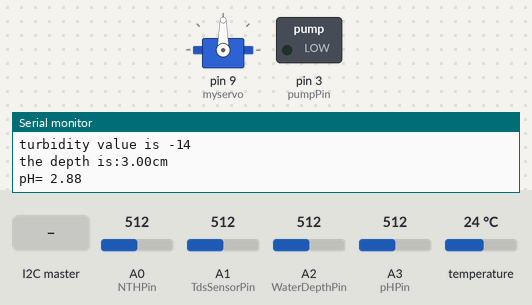
The sketch below on a simulated Arduino Uno, built with avr-gcc and run on an emulated ATmega328P. On the bench: servo, switched loads named in the sketch (green lamp = pin HIGH), the last lines printed to the serial monitor. The test bench sets the inputs (shaded band); at power-on: A0 (NTHPin) = 512, A1 (TdsSensorPin) = 512, A2 (WaterDepthPin) = 512, A3 (pHPin) = 512, temperature 24 °C.

Above: at 1.2 s.
1.3 s: the I2C master sends the byte 1
At 1.9 s:
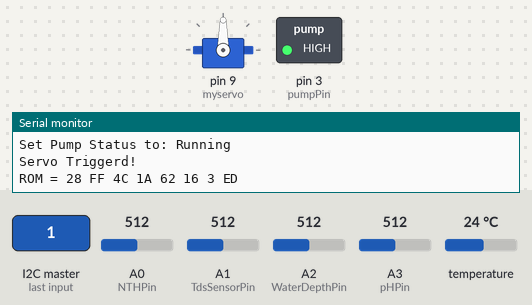
2.8 s: the I2C master sends the byte 0
At 4.0 s:
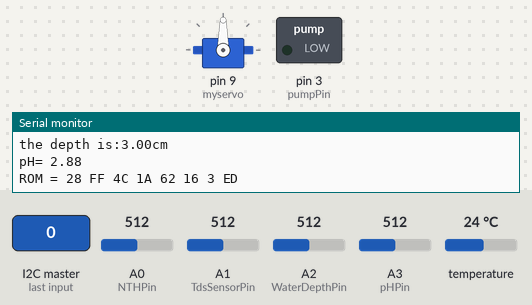
4.3 s: the I2C master sends the byte 2
At 5.3 s:
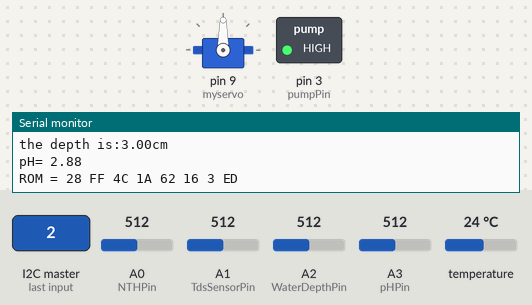
Timing chart, 0 to 7.3 s (numbered marks = the images above; inputs shaded):
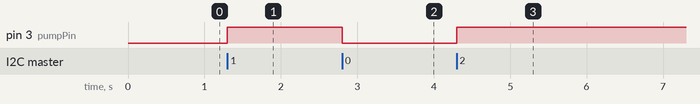

The sketch:

sensor_hub.ino
```cpp
#include <Arduino.h>
#include <OneWire.h>
#include <Wire.h>
#define TdsSensorPin A1
#define NTHPin A0
#define WaterDepthPin A2
#define pHPin A3
#define tempPin 10
#define pumpPin 3
#define VREF 5.0  // analog reference voltage(Volt) of the ADC
#define SCOUNT 30 // sum of sample point
#define PH_MAX_SAMPLES 256
OneWire ds(tempPin); // DS18B20
#include <Servo.h>

Servo myservo;

const float adc_resolution = 1024.0;
const float ph_offset = -1.5;

float pH_measuring = 0;
float TDS_measuring = 0;
int samples = 0, tds_samples = 0;

struct _aqua_data {
    float TDS_value;
    float pH_value;
    float NTH_value;
    float water_level_value;
    float water_temperature;
    bool is_pump;
} aqua_data;

void trigger_servo() {
    myservo.write(90);
    delay(200);
    myservo.write(0);
    delay(1000);
    myservo.write(90);
    delay(200);
    Serial.println("Servo Triggerd!");
}

void sent_aqua_data() {
    Wire.write((byte *)&aqua_data, (size_t)sizeof(struct _aqua_data));
}

void recv_aqua_data(int len) {
    union myUnion {
      bool data[2];
      char buffer[2];
    } mine;
    int i = 0;
    while(Wire.available())
    {
      mine.buffer[i++] = Wire.read();
    }
    aqua_data.is_pump = mine.data[0];
    Serial.print("Set Pump Status to: ");
    if (aqua_data.is_pump)
        digitalWrite(pumpPin, HIGH);
    else
        digitalWrite(pumpPin, LOW);
    Serial.println(aqua_data.is_pump ? "Running" : "Stopped");
    bool servo_triggered = mine.data[1];
    if (servo_triggered) {
        trigger_servo();
    }
}

void setup(void) {
    Serial.begin(115200);
    Wire.begin(8);
    Wire.onRequest(sent_aqua_data);
    Wire.onReceive(recv_aqua_data);
    pinMode(TdsSensorPin, INPUT);
    pinMode(NTHPin, INPUT);
    pinMode(WaterDepthPin, INPUT);
    pinMode(pHPin, INPUT);
    pinMode(pumpPin, OUTPUT);
    aqua_data.is_pump = false;
    digitalWrite(pumpPin, LOW);
    myservo.attach(9);
}

float ph(float voltage) {
    return 3.5 * voltage + ph_offset;
}

void loop(void) {
    byte i;
    byte present = 0;
    byte type_s;
    byte data[9];
    byte addr[8];
    float celsius, fahrenheit;

    if (!ds.search(addr)) {
        // Serial.println("No more addresses.");
        // Serial.println();
        ds.reset_search();
        delay(250);
        return;
    }

    Serial.print("ROM =");
    for (i = 0; i < 8; i++) {
        Serial.write(' ');
        Serial.print(addr[i], HEX);
    }

    if (OneWire::crc8(addr, 7) != addr[7]) {
        Serial.println("CRC is not valid!");
        return;
    }
    Serial.println();

    // the first ROM byte indicates which chip
    // switch (addr[0])
    // {
    //   case 0x10:
    //     Serial.println("  Chip = DS18S20");  // or old DS1820
    //     type_s = 1;
    //     break;
    //   case 0x28:
    //     Serial.println("  Chip = DS18B20");
    //     type_s = 0;
    //     break;
    //   case 0x22:
    //     Serial.println("  Chip = DS1822");
    //     type_s = 0;
    //     break;
    //   default:
    //     Serial.println("Device is not a DS18x20 family device.");
    //     return;
    // }

    ds.reset();
    ds.select(addr);
    ds.write(0x44, 1); // start conversion, with parasite power on at the end

    delay(1000); // maybe 750ms is enough, maybe not
    // we might do a ds.depower() here, but the reset will take care of it.

    present = ds.reset();
    ds.select(addr);
    ds.write(0xBE); // Read Scratchpad

    // Serial.print("  Data = ");
    // Serial.print(present, HEX);
    // Serial.print(" ");
    for (i = 0; i < 9; i++) { // we need 9 bytes
        data[i] = ds.read();
        // Serial.print(data[i], HEX);
        // Serial.print(" ");
    }
    // Serial.print(" CRC=");
    // Serial.print(OneWire::crc8(data, 8), HEX);
    // Serial.println();

    // Convert the data to actual temperature
    // because the result is a 16 bit signed integer, it should
    // be stored to an "int16_t" type, which is always 16 bits
    // even when compiled on a 32 bit processor.
    int16_t raw = (data[1] << 8) | data[0];
    if (type_s) {
        raw = raw << 3; // 9 bit resolution default
        if (data[7] == 0x10) {
            // "count remain" gives full 12 bit resolution
            raw = (raw & 0xFFF0) + 12 - data[6];
        }
    } else {
        byte cfg = (data[4] & 0x60);
        // at lower res, the low bits are undefined, so let's zero them
        if (cfg == 0x00)
            raw = raw & ~7; // 9 bit resolution, 93.75 ms
        else if (cfg == 0x20)
            raw = raw & ~3; // 10 bit res, 187.5 ms
        else if (cfg == 0x40)
            raw = raw & ~1; // 11 bit res, 375 ms
                            //// default is 12 bit resolution, 750 ms conversion time
    }
    celsius = (float)raw / 16.0;
    fahrenheit = celsius * 1.8 + 32.0;
    Serial.print("  Temperature = ");
    Serial.print(celsius);
    aqua_data.water_temperature = celsius;
    Serial.print(" Celsius, ");
    Serial.print(fahrenheit);
    Serial.println(" Fahrenheit");

    float voltage = analogRead(TdsSensorPin) * (float)VREF / 1024.0, tdsValue = 0, temperature = celsius;                                                                                           // read the analog value more stable by the median filtering algorithm, and convert to voltage value
    float compensationCoefficient = 1.0 + 0.02 * (temperature - 25.0);
    tds_samples++; TDS_measuring += voltage;
    if (tds_samples > PH_MAX_SAMPLES) {
        TDS_measuring = TDS_measuring / tds_samples * (PH_MAX_SAMPLES / 16);
        tds_samples = PH_MAX_SAMPLES / 16;
    }                                                                                                           // temperature compensation formula: fFinalResult(25^C) = fFinalResult(current)/(1.0+0.02*(fTP-25.0));
    float compensationVolatge = (TDS_measuring / tds_samples) / compensationCoefficient / 15;                                                                                                            // temperature compensation
    tdsValue = (133.42 * compensationVolatge * compensationVolatge * compensationVolatge - 255.86 * compensationVolatge * compensationVolatge + 857.39 * compensationVolatge) * 0.5; // convert voltage value to tds value
    // Serial.print("voltage:");
    // Serial.print(averageVoltage,2);
    // Serial.print("V   ");
    Serial.print("TDS Value:");
    Serial.print(tdsValue, 0);
    Serial.println("ppm");

    aqua_data.TDS_value = tdsValue;
    int NTHValue = analogRead(NTHPin);
    NTHValue = (NTHValue * 100 / 1024);
    Serial.print("turbidity value is ");
    Serial.println(NTHValue);
    aqua_data.NTH_value = NTHValue;
    double depth = analogRead(WaterDepthPin) / 160;

    Serial.print("the depth is:");
    Serial.print(depth);
    Serial.println("cm");
    aqua_data.water_level_value = depth;

    pH_measuring += analogRead(pHPin);
    samples++;

    if (samples > PH_MAX_SAMPLES) {
        pH_measuring /= samples * (PH_MAX_SAMPLES / 16);
        samples = PH_MAX_SAMPLES / 16;
    }

    voltage = pH_measuring * 5 / adc_resolution / samples / 2;
    Serial.print("pH= ");
    Serial.println(ph(voltage));
    aqua_data.pH_value = ph(voltage);
}
```

Measured:
- after the input at 1.3 s, pin 3 (pumpPin): LOW → HIGH at once
- after the input at 2.8 s, pin 3 (pumpPin): HIGH → LOW at once
- after the input at 4.3 s, pin 3 (pumpPin): LOW → HIGH at once
